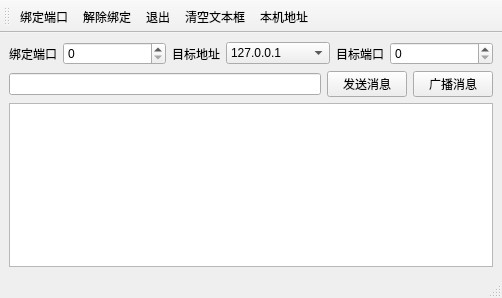
<?xml version="1.0" encoding="UTF-8"?>
<ui version="4.0">
 <class>MainWindow</class>
 <widget class="QMainWindow" name="MainWindow">
  <property name="geometry">
   <rect>
    <x>0</x>
    <y>0</y>
    <width>502</width>
    <height>298</height>
   </rect>
  </property>
  <property name="windowTitle">
   <string>MainWindow</string>
  </property>
  <widget class="QWidget" name="centralwidget">
   <layout class="QVBoxLayout" name="verticalLayout">
    <item>
     <layout class="QHBoxLayout" name="horizontalLayout" stretch="0,2,0,2,0,2">
      <item>
       <widget class="QLabel" name="label">
        <property name="text">
         <string>绑定端口</string>
        </property>
       </widget>
      </item>
      <item>
       <widget class="QSpinBox" name="spinBindPort">
        <property name="maximum">
         <number>8000</number>
        </property>
       </widget>
      </item>
      <item>
       <widget class="QLabel" name="label_2">
        <property name="text">
         <string>目标地址</string>
        </property>
       </widget>
      </item>
      <item>
       <widget class="QComboBox" name="comboTargetIP">
        <item>
         <property name="text">
          <string>127.0.0.1</string>
         </property>
        </item>
       </widget>
      </item>
      <item>
       <widget class="QLabel" name="label_3">
        <property name="text">
         <string>目标端口</string>
        </property>
       </widget>
      </item>
      <item>
       <widget class="QSpinBox" name="spinTargetPort">
        <property name="maximum">
         <number>8000</number>
        </property>
       </widget>
      </item>
     </layout>
    </item>
    <item>
     <layout class="QHBoxLayout" name="horizontalLayout_2">
      <item>
       <widget class="QLineEdit" name="editMsg"/>
      </item>
      <item>
       <widget class="QPushButton" name="btnSend">
        <property name="text">
         <string>发送消息</string>
        </property>
       </widget>
      </item>
      <item>
       <widget class="QPushButton" name="btnBroadcast">
        <property name="text">
         <string>广播消息</string>
        </property>
       </widget>
      </item>
     </layout>
    </item>
    <item>
     <widget class="QPlainTextEdit" name="plainTextEdit"/>
    </item>
   </layout>
  </widget>
  <widget class="QStatusBar" name="statusbar"/>
  <widget class="QToolBar" name="toolBar">
   <property name="windowTitle">
    <string>toolBar</string>
   </property>
   <property name="toolButtonStyle">
    <enum>Qt::ToolButtonStyle::ToolButtonTextUnderIcon</enum>
   </property>
   <attribute name="toolBarArea">
    <enum>TopToolBarArea</enum>
   </attribute>
   <attribute name="toolBarBreak">
    <bool>false</bool>
   </attribute>
   <addaction name="actStart"/>
   <addaction name="actStop"/>
   <addaction name="actQuit"/>
   <addaction name="actClear"/>
   <addaction name="actHostInfo"/>
  </widget>
  <action name="actStart">
   <property name="icon">
    <iconset resource="res.qrc">
     <normaloff>:/images/start.png</normaloff>:/images/start.png</iconset>
   </property>
   <property name="text">
    <string>绑定端口</string>
   </property>
   <property name="menuRole">
    <enum>QAction::MenuRole::NoRole</enum>
   </property>
  </action>
  <action name="actStop">
   <property name="icon">
    <iconset resource="res.qrc">
     <normaloff>:/images/stop.png</normaloff>:/images/stop.png</iconset>
   </property>
   <property name="text">
    <string>解除绑定</string>
   </property>
   <property name="menuRole">
    <enum>QAction::MenuRole::NoRole</enum>
   </property>
  </action>
  <action name="actQuit">
   <property name="icon">
    <iconset resource="res.qrc">
     <normaloff>:/images/quit.png</normaloff>:/images/quit.png</iconset>
   </property>
   <property name="text">
    <string>退出</string>
   </property>
   <property name="menuRole">
    <enum>QAction::MenuRole::NoRole</enum>
   </property>
  </action>
  <action name="actClear">
   <property name="icon">
    <iconset resource="res.qrc">
     <normaloff>:/images/clear.png</normaloff>:/images/clear.png</iconset>
   </property>
   <property name="text">
    <string>清空文本框</string>
   </property>
   <property name="menuRole">
    <enum>QAction::MenuRole::NoRole</enum>
   </property>
  </action>
  <action name="actHostInfo">
   <property name="icon">
    <iconset resource="res.qrc">
     <normaloff>:/images/ip.png</normaloff>:/images/ip.png</iconset>
   </property>
   <property name="text">
    <string>本机地址</string>
   </property>
   <property name="menuRole">
    <enum>QAction::MenuRole::NoRole</enum>
   </property>
  </action>
 </widget>
 <resources>
  <include location="res.qrc"/>
 </resources>
 <connections>
  <connection>
   <sender>actQuit</sender>
   <signal>triggered()</signal>
   <receiver>MainWindow</receiver>
   <slot>close()</slot>
   <hints>
    <hint type="sourcelabel">
     <x>-1</x>
     <y>-1</y>
    </hint>
    <hint type="destinationlabel">
     <x>210</x>
     <y>125</y>
    </hint>
   </hints>
  </connection>
 </connections>
</ui>
